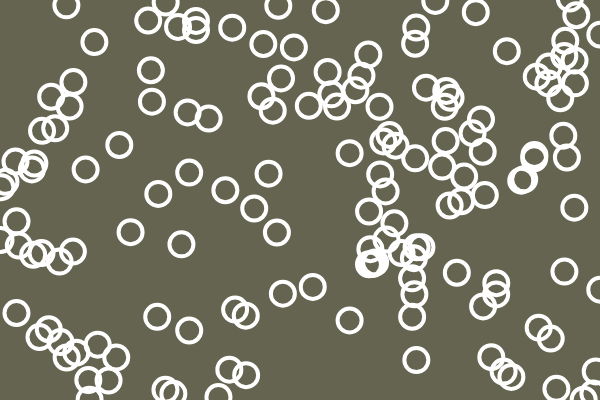
Frame 1 (no input)
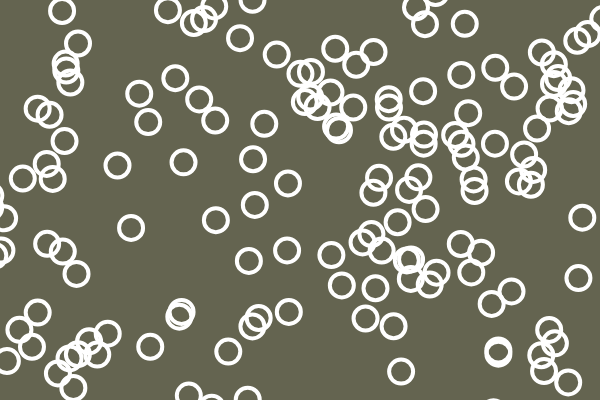
Frame 60 (no input)
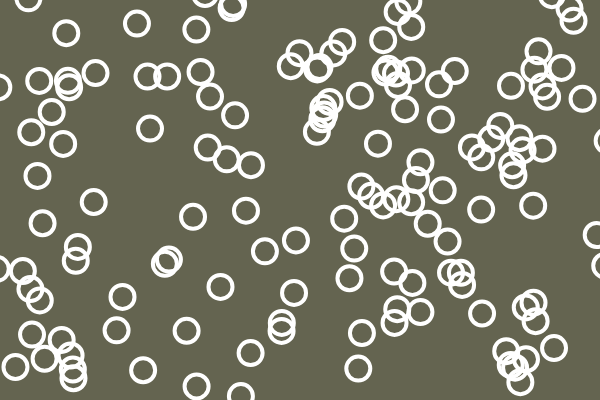
Frame 120 (the mouse pressed at the canvas centre since frame 60)

The p5.js sketch that drew these frames (run headless with seeded random() and noise() and a simulated clock; from frame 60 on, the mouse is pressed at the canvas centre):

// p5.js sketch
// ── sketch.js
var bubbles = [];


function setup() {
	createCanvas(600, 400);

	for(var i = 0; i < 150; i++) {
		bubbles[i] = new Bubble();
	}
}

function draw() {
	background( 100, 100, 80);


	for(var i = 0; i < bubbles.length; i++) {
		bubbles[i].move();
		bubbles[i].display();
	}

}
// ── bubbles.js
function Bubble() {
	this.x = random(0, width);
	this.y = random(0, height);

	this.display = function() {
		stroke(255);
		strokeWeight(4);
		noFill();
		ellipse(this.x, this.y, 24, 24);
	},
	
	this.move = function() {
		this.x = this.x + random(-5, 5);
		this.y = this.y + random(-5, 5);
	}
}
